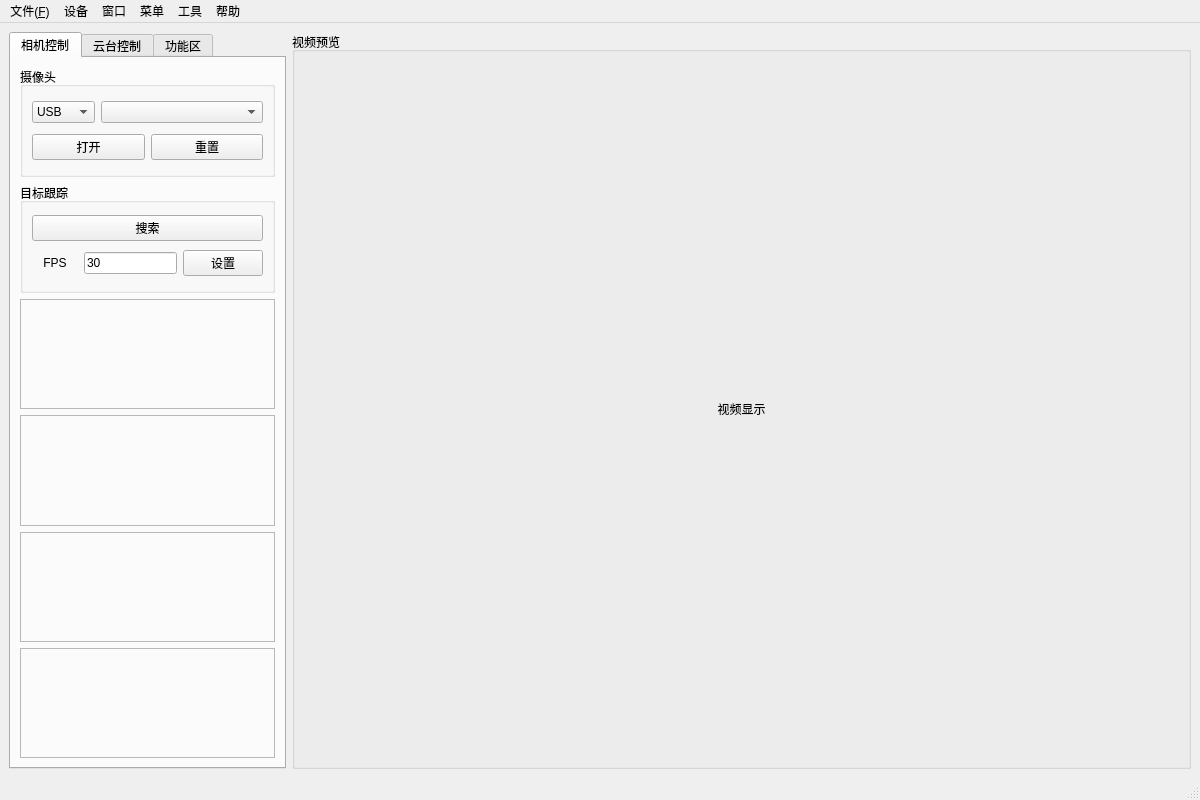
<?xml version="1.0" encoding="UTF-8"?>
<ui version="4.0">
 <class>MainWindow</class>
 <widget class="QMainWindow" name="MainWindow">
  <property name="geometry">
   <rect>
    <x>0</x>
    <y>0</y>
    <width>1200</width>
    <height>800</height>
   </rect>
  </property>
  <property name="windowTitle">
   <string>目标跟踪系统v1.0</string>
  </property>
  <widget class="QWidget" name="centralwidget">
   <property name="sizePolicy">
    <sizepolicy hsizetype="Preferred" vsizetype="Preferred">
     <horstretch>0</horstretch>
     <verstretch>0</verstretch>
    </sizepolicy>
   </property>
   <property name="minimumSize">
    <size>
     <width>0</width>
     <height>0</height>
    </size>
   </property>
   <layout class="QHBoxLayout" name="horizontalLayout">
    <item>
     <widget class="QTabWidget" name="tabWidget">
      <property name="sizePolicy">
       <sizepolicy hsizetype="Preferred" vsizetype="Preferred">
        <horstretch>1</horstretch>
        <verstretch>0</verstretch>
       </sizepolicy>
      </property>
      <property name="currentIndex">
       <number>0</number>
      </property>
      <widget class="QWidget" name="tab1">
       <attribute name="title">
        <string>相机控制</string>
       </attribute>
       <layout class="QVBoxLayout" name="verticalLayout">
        <item>
         <widget class="QGroupBox" name="groupBox_3">
          <property name="title">
           <string>摄像头</string>
          </property>
          <layout class="QVBoxLayout" name="verticalLayout_6">
           <item>
            <layout class="QHBoxLayout" name="horizontalLayout_3">
             <item>
              <widget class="QComboBox" name="m_cbx_camera_type">
               <item>
                <property name="text">
                 <string>USB</string>
                </property>
               </item>
               <item>
                <property name="text">
                 <string>TOUP</string>
                </property>
               </item>
              </widget>
             </item>
             <item>
              <widget class="QComboBox" name="m_cbx_camera_list">
               <property name="sizePolicy">
                <sizepolicy hsizetype="Preferred" vsizetype="Fixed">
                 <horstretch>3</horstretch>
                 <verstretch>0</verstretch>
                </sizepolicy>
               </property>
              </widget>
             </item>
            </layout>
           </item>
           <item>
            <layout class="QHBoxLayout" name="horizontalLayout_5">
             <item>
              <widget class="QPushButton" name="m_btn_open_camera">
               <property name="sizePolicy">
                <sizepolicy hsizetype="Minimum" vsizetype="Fixed">
                 <horstretch>0</horstretch>
                 <verstretch>0</verstretch>
                </sizepolicy>
               </property>
               <property name="text">
                <string>打开</string>
               </property>
               <property name="checkable">
                <bool>true</bool>
               </property>
              </widget>
             </item>
             <item>
              <widget class="QPushButton" name="m_btn_reset_camera">
               <property name="text">
                <string>重置</string>
               </property>
              </widget>
             </item>
            </layout>
           </item>
          </layout>
         </widget>
        </item>
        <item>
         <widget class="QGroupBox" name="groupBox_4">
          <property name="title">
           <string>目标跟踪</string>
          </property>
          <layout class="QVBoxLayout" name="verticalLayout_7">
           <item>
            <widget class="QPushButton" name="m_btn_search">
             <property name="text">
              <string>搜索</string>
             </property>
            </widget>
           </item>
           <item>
            <layout class="QHBoxLayout" name="horizontalLayout_4">
             <item>
              <widget class="QLabel" name="label">
               <property name="sizePolicy">
                <sizepolicy hsizetype="Preferred" vsizetype="Fixed">
                 <horstretch>1</horstretch>
                 <verstretch>0</verstretch>
                </sizepolicy>
               </property>
               <property name="text">
                <string>FPS</string>
               </property>
               <property name="alignment">
                <set>Qt::AlignCenter</set>
               </property>
              </widget>
             </item>
             <item>
              <widget class="QLineEdit" name="lineEdit_FPS">
               <property name="sizePolicy">
                <sizepolicy hsizetype="Preferred" vsizetype="Fixed">
                 <horstretch>2</horstretch>
                 <verstretch>0</verstretch>
                </sizepolicy>
               </property>
               <property name="text">
                <string>30</string>
               </property>
              </widget>
             </item>
             <item>
              <widget class="QPushButton" name="pushButton">
               <property name="text">
                <string>设置</string>
               </property>
              </widget>
             </item>
            </layout>
           </item>
          </layout>
         </widget>
        </item>
        <item>
         <widget class="QFrame" name="frame">
          <property name="frameShape">
           <enum>QFrame::StyledPanel</enum>
          </property>
          <property name="frameShadow">
           <enum>QFrame::Raised</enum>
          </property>
          <layout class="QVBoxLayout" name="verticalLayout_5"/>
         </widget>
        </item>
        <item>
         <widget class="QFrame" name="frame_3">
          <property name="frameShape">
           <enum>QFrame::StyledPanel</enum>
          </property>
          <property name="frameShadow">
           <enum>QFrame::Raised</enum>
          </property>
         </widget>
        </item>
        <item>
         <widget class="QFrame" name="frame_5">
          <property name="frameShape">
           <enum>QFrame::StyledPanel</enum>
          </property>
          <property name="frameShadow">
           <enum>QFrame::Raised</enum>
          </property>
         </widget>
        </item>
        <item>
         <widget class="QFrame" name="frame_4">
          <property name="frameShape">
           <enum>QFrame::StyledPanel</enum>
          </property>
          <property name="frameShadow">
           <enum>QFrame::Raised</enum>
          </property>
         </widget>
        </item>
       </layout>
      </widget>
      <widget class="QWidget" name="tab2">
       <attribute name="title">
        <string>云台控制</string>
       </attribute>
       <layout class="QVBoxLayout" name="verticalLayout_2">
        <item>
         <layout class="QHBoxLayout" name="horizontalLayout_8">
          <item>
           <widget class="QComboBox" name="m_cbx_serial_port_list">
            <property name="sizePolicy">
             <sizepolicy hsizetype="Preferred" vsizetype="Fixed">
              <horstretch>3</horstretch>
              <verstretch>0</verstretch>
             </sizepolicy>
            </property>
           </widget>
          </item>
          <item>
           <widget class="QPushButton" name="m_btn_open_serial_port">
            <property name="sizePolicy">
             <sizepolicy hsizetype="Minimum" vsizetype="Fixed">
              <horstretch>1</horstretch>
              <verstretch>0</verstretch>
             </sizepolicy>
            </property>
            <property name="text">
             <string>打开</string>
            </property>
            <property name="checkable">
             <bool>true</bool>
            </property>
           </widget>
          </item>
         </layout>
        </item>
        <item>
         <widget class="QGroupBox" name="groupBox_21">
          <property name="sizePolicy">
           <sizepolicy hsizetype="Expanding" vsizetype="Expanding">
            <horstretch>0</horstretch>
            <verstretch>2</verstretch>
           </sizepolicy>
          </property>
          <property name="minimumSize">
           <size>
            <width>0</width>
            <height>0</height>
           </size>
          </property>
          <property name="title">
           <string>手动控制</string>
          </property>
          <layout class="QVBoxLayout" name="verticalLayout_4" stretch="0,0">
           <item>
            <layout class="QHBoxLayout" name="horizontalLayout_21">
             <item>
              <widget class="QLabel" name="label_7">
               <property name="sizePolicy">
                <sizepolicy hsizetype="Expanding" vsizetype="Expanding">
                 <horstretch>1</horstretch>
                 <verstretch>0</verstretch>
                </sizepolicy>
               </property>
               <property name="text">
                <string>1#</string>
               </property>
               <property name="alignment">
                <set>Qt::AlignRight|Qt::AlignTrailing|Qt::AlignVCenter</set>
               </property>
              </widget>
             </item>
             <item>
              <widget class="QSlider" name="m_slder_steer1">
               <property name="sizePolicy">
                <sizepolicy hsizetype="Expanding" vsizetype="Expanding">
                 <horstretch>8</horstretch>
                 <verstretch>0</verstretch>
                </sizepolicy>
               </property>
               <property name="minimum">
                <number>45</number>
               </property>
               <property name="maximum">
                <number>225</number>
               </property>
               <property name="singleStep">
                <number>10</number>
               </property>
               <property name="pageStep">
                <number>18</number>
               </property>
               <property name="value">
                <number>135</number>
               </property>
               <property name="orientation">
                <enum>Qt::Horizontal</enum>
               </property>
               <property name="tickPosition">
                <enum>QSlider::TicksBothSides</enum>
               </property>
              </widget>
             </item>
             <item>
              <widget class="QLabel" name="m_lbl_slider1_value">
               <property name="sizePolicy">
                <sizepolicy hsizetype="Expanding" vsizetype="Expanding">
                 <horstretch>1</horstretch>
                 <verstretch>0</verstretch>
                </sizepolicy>
               </property>
               <property name="minimumSize">
                <size>
                 <width>0</width>
                 <height>0</height>
                </size>
               </property>
               <property name="lineWidth">
                <number>3</number>
               </property>
               <property name="text">
                <string>0</string>
               </property>
               <property name="alignment">
                <set>Qt::AlignLeading|Qt::AlignLeft|Qt::AlignVCenter</set>
               </property>
              </widget>
             </item>
            </layout>
           </item>
           <item>
            <layout class="QHBoxLayout" name="horizontalLayout_22">
             <item>
              <widget class="QLabel" name="label_8">
               <property name="sizePolicy">
                <sizepolicy hsizetype="Expanding" vsizetype="Expanding">
                 <horstretch>1</horstretch>
                 <verstretch>0</verstretch>
                </sizepolicy>
               </property>
               <property name="text">
                <string>2#</string>
               </property>
               <property name="alignment">
                <set>Qt::AlignRight|Qt::AlignTrailing|Qt::AlignVCenter</set>
               </property>
              </widget>
             </item>
             <item>
              <widget class="QSlider" name="m_slder_steer2">
               <property name="sizePolicy">
                <sizepolicy hsizetype="Expanding" vsizetype="Expanding">
                 <horstretch>8</horstretch>
                 <verstretch>0</verstretch>
                </sizepolicy>
               </property>
               <property name="minimum">
                <number>0</number>
               </property>
               <property name="maximum">
                <number>270</number>
               </property>
               <property name="singleStep">
                <number>10</number>
               </property>
               <property name="pageStep">
                <number>18</number>
               </property>
               <property name="value">
                <number>135</number>
               </property>
               <property name="sliderPosition">
                <number>135</number>
               </property>
               <property name="orientation">
                <enum>Qt::Horizontal</enum>
               </property>
               <property name="tickPosition">
                <enum>QSlider::TicksBothSides</enum>
               </property>
              </widget>
             </item>
             <item>
              <widget class="QLabel" name="m_lbl_slider2_value">
               <property name="sizePolicy">
                <sizepolicy hsizetype="Expanding" vsizetype="Expanding">
                 <horstretch>1</horstretch>
                 <verstretch>0</verstretch>
                </sizepolicy>
               </property>
               <property name="lineWidth">
                <number>3</number>
               </property>
               <property name="text">
                <string>0</string>
               </property>
               <property name="alignment">
                <set>Qt::AlignLeading|Qt::AlignLeft|Qt::AlignVCenter</set>
               </property>
              </widget>
             </item>
            </layout>
           </item>
          </layout>
         </widget>
        </item>
        <item>
         <widget class="QGroupBox" name="groupBox_02">
          <property name="sizePolicy">
           <sizepolicy hsizetype="Preferred" vsizetype="Fixed">
            <horstretch>0</horstretch>
            <verstretch>0</verstretch>
           </sizepolicy>
          </property>
          <property name="title">
           <string>测试区</string>
          </property>
          <property name="alignment">
           <set>Qt::AlignLeading|Qt::AlignLeft|Qt::AlignTop</set>
          </property>
          <layout class="QVBoxLayout" name="verticalLayout_3" stretch="0,0,0,0">
           <item>
            <layout class="QHBoxLayout" name="horizontalLayout_021">
             <item>
              <widget class="QLabel" name="label_10">
               <property name="sizePolicy">
                <sizepolicy hsizetype="Expanding" vsizetype="Expanding">
                 <horstretch>2</horstretch>
                 <verstretch>0</verstretch>
                </sizepolicy>
               </property>
               <property name="text">
                <string>设备号</string>
               </property>
              </widget>
             </item>
             <item>
              <widget class="QComboBox" name="m_cbx_device_list">
               <property name="sizePolicy">
                <sizepolicy hsizetype="Expanding" vsizetype="Expanding">
                 <horstretch>3</horstretch>
                 <verstretch>0</verstretch>
                </sizepolicy>
               </property>
               <item>
                <property name="text">
                 <string>1</string>
                </property>
               </item>
               <item>
                <property name="text">
                 <string>2</string>
                </property>
               </item>
               <item>
                <property name="text">
                 <string>3</string>
                </property>
               </item>
               <item>
                <property name="text">
                 <string>4</string>
                </property>
               </item>
              </widget>
             </item>
            </layout>
           </item>
           <item>
            <layout class="QHBoxLayout" name="horizontalLayout_022">
             <item>
              <widget class="QLabel" name="label_9">
               <property name="sizePolicy">
                <sizepolicy hsizetype="Expanding" vsizetype="Expanding">
                 <horstretch>2</horstretch>
                 <verstretch>0</verstretch>
                </sizepolicy>
               </property>
               <property name="text">
                <string>Times</string>
               </property>
              </widget>
             </item>
             <item>
              <widget class="QLineEdit" name="m_line_serial_port_times">
               <property name="sizePolicy">
                <sizepolicy hsizetype="Expanding" vsizetype="Expanding">
                 <horstretch>3</horstretch>
                 <verstretch>0</verstretch>
                </sizepolicy>
               </property>
               <property name="text">
                <string>100</string>
               </property>
              </widget>
             </item>
            </layout>
           </item>
           <item>
            <layout class="QHBoxLayout" name="horizontalLayout_023">
             <item>
              <widget class="QLabel" name="label_11">
               <property name="sizePolicy">
                <sizepolicy hsizetype="Expanding" vsizetype="Expanding">
                 <horstretch>2</horstretch>
                 <verstretch>0</verstretch>
                </sizepolicy>
               </property>
               <property name="text">
                <string>角度</string>
               </property>
              </widget>
             </item>
             <item>
              <widget class="QLineEdit" name="m_line_angle">
               <property name="sizePolicy">
                <sizepolicy hsizetype="Expanding" vsizetype="Expanding">
                 <horstretch>3</horstretch>
                 <verstretch>0</verstretch>
                </sizepolicy>
               </property>
               <property name="text">
                <string>135</string>
               </property>
              </widget>
             </item>
            </layout>
           </item>
           <item>
            <layout class="QHBoxLayout" name="horizontalLayout_024">
             <item>
              <widget class="QPushButton" name="m_btn_serial_port_send">
               <property name="sizePolicy">
                <sizepolicy hsizetype="Expanding" vsizetype="Expanding">
                 <horstretch>2</horstretch>
                 <verstretch>0</verstretch>
                </sizepolicy>
               </property>
               <property name="text">
                <string>发送</string>
               </property>
              </widget>
             </item>
            </layout>
           </item>
          </layout>
         </widget>
        </item>
        <item>
         <widget class="QGroupBox" name="groupBox_6">
          <property name="sizePolicy">
           <sizepolicy hsizetype="Preferred" vsizetype="MinimumExpanding">
            <horstretch>0</horstretch>
            <verstretch>0</verstretch>
           </sizepolicy>
          </property>
          <property name="title">
           <string>GroupBox</string>
          </property>
          <layout class="QVBoxLayout" name="verticalLayout_11">
           <item>
            <widget class="QFontComboBox" name="fontComboBox_2"/>
           </item>
          </layout>
         </widget>
        </item>
        <item>
         <widget class="QTextBrowser" name="textBrowser1">
          <property name="sizePolicy">
           <sizepolicy hsizetype="Preferred" vsizetype="Preferred">
            <horstretch>0</horstretch>
            <verstretch>0</verstretch>
           </sizepolicy>
          </property>
         </widget>
        </item>
        <item>
         <widget class="QGroupBox" name="groupBox_7">
          <property name="sizePolicy">
           <sizepolicy hsizetype="Preferred" vsizetype="MinimumExpanding">
            <horstretch>0</horstretch>
            <verstretch>0</verstretch>
           </sizepolicy>
          </property>
          <property name="title">
           <string>GroupBox</string>
          </property>
          <layout class="QVBoxLayout" name="verticalLayout_12">
           <item>
            <widget class="QFontComboBox" name="fontComboBox_3"/>
           </item>
          </layout>
         </widget>
        </item>
        <item>
         <widget class="QTextBrowser" name="textBrowser1_2">
          <property name="sizePolicy">
           <sizepolicy hsizetype="Preferred" vsizetype="Preferred">
            <horstretch>0</horstretch>
            <verstretch>0</verstretch>
           </sizepolicy>
          </property>
         </widget>
        </item>
        <item>
         <widget class="QGroupBox" name="groupBox_5">
          <property name="sizePolicy">
           <sizepolicy hsizetype="Preferred" vsizetype="MinimumExpanding">
            <horstretch>0</horstretch>
            <verstretch>0</verstretch>
           </sizepolicy>
          </property>
          <property name="title">
           <string>GroupBox</string>
          </property>
          <layout class="QVBoxLayout" name="verticalLayout_10">
           <item>
            <widget class="QFontComboBox" name="fontComboBox"/>
           </item>
          </layout>
         </widget>
        </item>
       </layout>
      </widget>
      <widget class="QWidget" name="tab3">
       <attribute name="title">
        <string>功能区</string>
       </attribute>
       <layout class="QVBoxLayout" name="verticalLayout_9">
        <item>
         <widget class="QGroupBox" name="groupBox_2">
          <property name="title">
           <string>网络控制</string>
          </property>
          <layout class="QVBoxLayout" name="verticalLayout_8">
           <item>
            <layout class="QHBoxLayout" name="horizontalLayout_6">
             <item>
              <widget class="QComboBox" name="m_cbx_ip_list">
               <property name="sizePolicy">
                <sizepolicy hsizetype="Preferred" vsizetype="Fixed">
                 <horstretch>3</horstretch>
                 <verstretch>0</verstretch>
                </sizepolicy>
               </property>
              </widget>
             </item>
             <item>
              <widget class="QLineEdit" name="m_line_port">
               <property name="sizePolicy">
                <sizepolicy hsizetype="Expanding" vsizetype="Fixed">
                 <horstretch>1</horstretch>
                 <verstretch>0</verstretch>
                </sizepolicy>
               </property>
               <property name="text">
                <string>10086</string>
               </property>
              </widget>
             </item>
            </layout>
           </item>
           <item>
            <widget class="QPushButton" name="m_btn_open_web_socket">
             <property name="text">
              <string>打开</string>
             </property>
            </widget>
           </item>
          </layout>
         </widget>
        </item>
        <item>
         <widget class="QTextBrowser" name="textBrowser2">
          <property name="sizePolicy">
           <sizepolicy hsizetype="Preferred" vsizetype="Preferred">
            <horstretch>0</horstretch>
            <verstretch>0</verstretch>
           </sizepolicy>
          </property>
         </widget>
        </item>
        <item>
         <widget class="QFrame" name="frame_6">
          <property name="sizePolicy">
           <sizepolicy hsizetype="Preferred" vsizetype="Expanding">
            <horstretch>0</horstretch>
            <verstretch>0</verstretch>
           </sizepolicy>
          </property>
          <property name="frameShape">
           <enum>QFrame::StyledPanel</enum>
          </property>
          <property name="frameShadow">
           <enum>QFrame::Raised</enum>
          </property>
         </widget>
        </item>
       </layout>
      </widget>
     </widget>
    </item>
    <item>
     <widget class="QGroupBox" name="groupBox">
      <property name="sizePolicy">
       <sizepolicy hsizetype="Preferred" vsizetype="Preferred">
        <horstretch>4</horstretch>
        <verstretch>0</verstretch>
       </sizepolicy>
      </property>
      <property name="title">
       <string>视频预览</string>
      </property>
      <layout class="QHBoxLayout" name="horizontalLayout_2">
       <item>
        <widget class="QLabel" name="m_lbl_display">
         <property name="text">
          <string>视频显示</string>
         </property>
         <property name="alignment">
          <set>Qt::AlignCenter</set>
         </property>
        </widget>
       </item>
      </layout>
     </widget>
    </item>
   </layout>
  </widget>
  <widget class="QMenuBar" name="menubar">
   <property name="geometry">
    <rect>
     <x>0</x>
     <y>0</y>
     <width>1200</width>
     <height>17</height>
    </rect>
   </property>
   <widget class="QMenu" name="menu">
    <property name="title">
     <string>设备</string>
    </property>
   </widget>
   <widget class="QMenu" name="menu_2">
    <property name="title">
     <string>菜单</string>
    </property>
   </widget>
   <widget class="QMenu" name="menu_3">
    <property name="title">
     <string>帮助</string>
    </property>
   </widget>
   <widget class="QMenu" name="menu_4">
    <property name="title">
     <string>文件(&amp;F)</string>
    </property>
    <addaction name="action"/>
    <addaction name="action_2"/>
   </widget>
   <widget class="QMenu" name="menu_5">
    <property name="title">
     <string>窗口</string>
    </property>
    <addaction name="action_3"/>
    <addaction name="action_4"/>
    <addaction name="action_5"/>
   </widget>
   <widget class="QMenu" name="menu_6">
    <property name="title">
     <string>工具</string>
    </property>
   </widget>
   <addaction name="menu_4"/>
   <addaction name="menu"/>
   <addaction name="menu_5"/>
   <addaction name="menu_2"/>
   <addaction name="menu_6"/>
   <addaction name="menu_3"/>
  </widget>
  <widget class="QStatusBar" name="statusbar"/>
  <action name="action">
   <property name="text">
    <string>打开</string>
   </property>
   <property name="shortcut">
    <string>Ctrl+N</string>
   </property>
  </action>
  <action name="action_2">
   <property name="text">
    <string>关闭</string>
   </property>
   <property name="shortcut">
    <string>Ctrl+W</string>
   </property>
  </action>
  <action name="action_3">
   <property name="text">
    <string>全屏(&amp;F11)</string>
   </property>
   <property name="toolTip">
    <string>全屏</string>
   </property>
   <property name="shortcut">
    <string>F11</string>
   </property>
  </action>
  <action name="action_4">
   <property name="text">
    <string>最大化</string>
   </property>
  </action>
  <action name="action_5">
   <property name="text">
    <string>恢复</string>
   </property>
  </action>
 </widget>
 <resources/>
 <connections/>
</ui>
